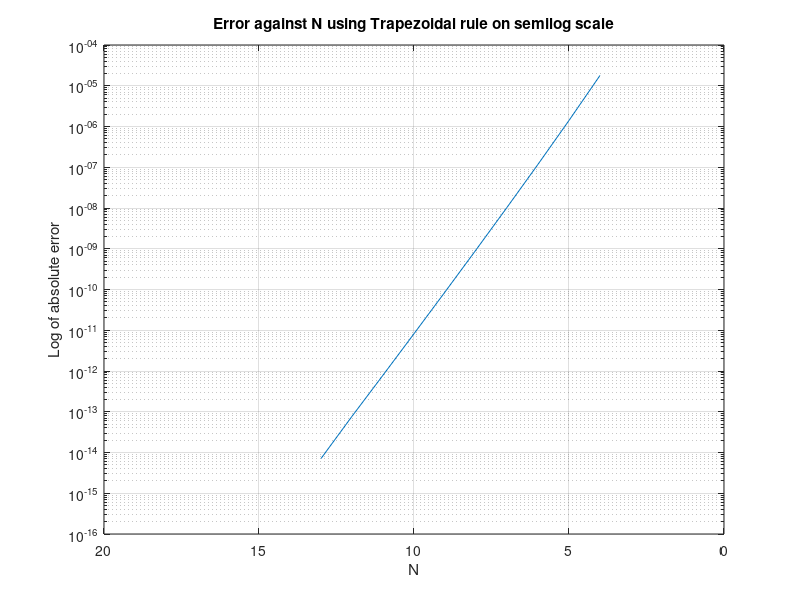
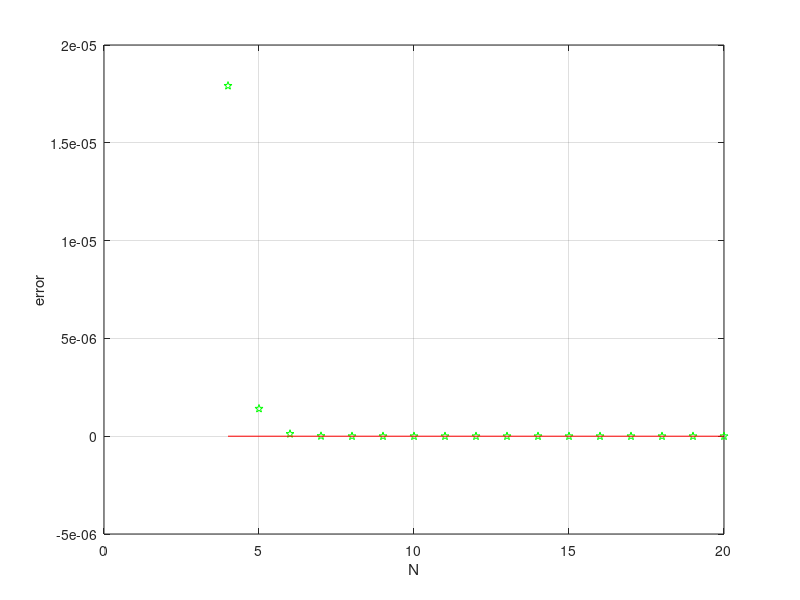

These charts were generated, in order, by the following MATLAB code:
% Solution to question 3 (d)

A = 1; B = 0.5;
K = 1-(B/A)^2;
f = @(x) 4*A*sqrt(1-K*(sin(x).^2));


N = (4:20)';
approx = zeros(17,1);
H = zeros(17,1);

exact = 4.84422411027383809921;
% approximate solutions for N = 4 to 20
for j = 1:17
    
    H(j)= (pi/2)/N(j);
    
    t = linspace(0,pi/2,N(j)+1);
    approx(j) = 0.5*H(j) * (f(t(1))+2* sum(f(t(2:N(j))))+f(t(end)));
    
end

% absolute error
error = abs(approx - exact);

% plot

figure(1)
semilogy(N,error)
title('Error against N using Trapezoidal rule on semilog scale')
set(gca, 'XDir','reverse')
xlabel('N')
ylabel('Log of absolute error')
grid

% fitting line of bestfit to the error
f = @(b,N) b(1).*exp(b(2).*N);                                     % Objective Function
B = fminsearch(@(b) norm(error - f(b,N)), [-4; -4]) ;                 % Estimate Parameters
figure
plot(N, error, 'pg')
hold on
plot(N, f(B,N), '-r')
hold off
grid
xlabel('N')
ylabel('error')
text(27, 105, sprintf('f(x) = %.1f\\cdote^{%.3f\\cdotx}%+.1f', B))